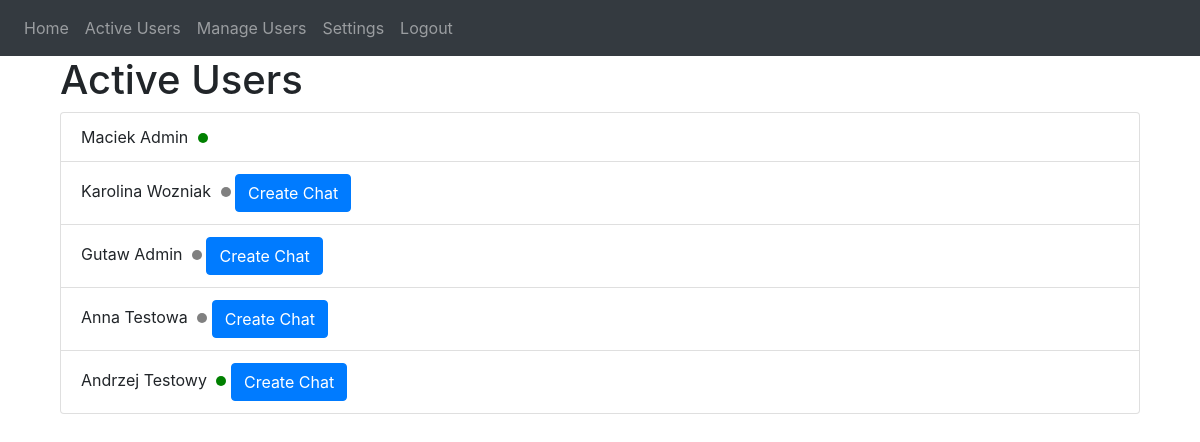
Screenshot of /active (signed in) with the database file from the repository.
### website/models.py (models this page shows)
class User(db.Model, UserMixin):
    id = db.Column(db.Integer, primary_key=True)
    first_name = db.Column(db.String(50), nullable=False)
    last_name = db.Column(db.String(50), nullable=False)
    email = db.Column(db.String(100), unique=True, nullable=False)
    password = db.Column(db.String(100), nullable=False)
    is_moderator = db.Column(db.Boolean, default=False)
    is_online = db.Column(db.Boolean, default=True)
    last_seen = db.Column(db.DateTime(timezone=True), default=func.now())

### website/views.py (the view)
@views.route('/active', methods=['GET', 'POST'])
def active():
    users = User.query.all()
    chats = User.query.all()
    def is_user_online(user):
        return user.is_online
    return render_template('active.html', users=users, user=current_user, chats=chats, is_user_online=is_user_online)

### website/__init__.py (called while the page is built)
def create_app():
    app = Flask(__name__)
    app.config['SECRET_KEY'] = 'hjshjhdjah kjshkjdhjs'
    app.config['SQLALCHEMY_DATABASE_URI'] = f'sqlite:///{DB_NAME}'
    db.init_app(app)
    socketio.init_app(app)
    from .views import views
    from .auth import auth
    app.register_blueprint(views, url_prefix='/')
    app.register_blueprint(auth, url_prefix='/')
    from .models import User
    with app.app_context():
        db.create_all()
    login_manager = LoginManager()
    login_manager.login_view = 'auth.login'
    login_manager.init_app(app)
    @login_manager.user_loader
    def load_user(id):
        return User.query.get(int(id))
    return app

### website/views.py (called while the page is built)
@views.before_request
@login_required
def update_last_seen():
    user = User.query.filter_by(id=current_user.id).first()
    if user:
        user.last_seen = datetime.now()
        db.session.commit()

@views.before_request
@login_required
def update_is_user_online():
    users = User.query.all()
    for user in users:
        if user.is_online:
            time_since_activity = (
                datetime.now() - user.last_seen).seconds / 60
            print(
                f"{user.first_name} {user.last_name} last seen: {time_since_activity}")
            if time_since_activity >= 10:
                user.is_online = False
                db.session.commit()

### website/templates/active.html (shortened to what this page needs)
{% extends "base.html" %} {% block title %}Active Users{% endblock %} {% block
content %}
<div class="container">
	<h1>Active Users</h1>
	<ul class="list-group">
		{% for user in users %}
		<li class="list-group-item">
			{{ user.first_name }} {{ user.last_name }} {% if user.is_online ==
			True %}
			<span class="dot dot-green"></span>
			{% else %}
			<span class="dot dot-gray"></span>
			{% endif %} {% if user.id != current_user.id %} {% set chat_exists =
			[] %}  {% if chat_exists %}
			<button
				class="btn btn-diabled create-chat-btn"
				data-userid="exists"
			>
				Create Chat
			</button>
			{% else %}
			<button
				class="btn btn-primary create-chat-btn"
				data-userid="{{ user.id }}"
			>
				Create Chat
			</button>
			{% endif %} {% endif %}
		</li>
		{% endfor %}
	</ul>
</div>
{% endblock %}

### website/static/css/style.css (style rules this page uses)
.dot { height: 10px; width: 10px; border-radius: 50%; display: inline-block; margin-left: 5px; }
.dot-green { background-color: green; }
.dot-gray { background-color: gray; }

### rows the page displays
User: first_name "Maciek", last_name "Admin", is_online True (drawn)
User: first_name "Karolina", last_name "Wozniak"
User: first_name "Gutaw", last_name "Admin"
User: first_name "Anna", last_name "Testowa"
User: first_name "Andrzej", last_name "Testowy", is_online True (drawn)
